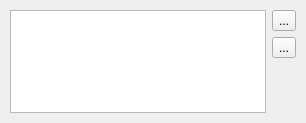
<ui version="4.0" >
 <class>CuPEDWizardCustomizeSelection</class>
 <widget class="QWidget" name="CuPEDWizardCustomizeSelection" >
  <property name="geometry" >
   <rect>
    <x>0</x>
    <y>0</y>
    <width>306</width>
    <height>123</height>
   </rect>
  </property>
  <property name="windowTitle" >
   <string>Customize Selection</string>
  </property>
  <layout class="QGridLayout" name="gridLayout" >
   <property name="margin" >
    <number>10</number>
   </property>
   <item rowspan="3" row="0" column="0" >
    <widget class="QListWidget" name="settingsList" >
     <property name="sizePolicy" >
      <sizepolicy vsizetype="Expanding" hsizetype="Expanding" >
       <horstretch>0</horstretch>
       <verstretch>0</verstretch>
      </sizepolicy>
     </property>
    </widget>
   </item>
   <item row="0" column="1" >
    <widget class="QToolButton" name="upButton" >
     <property name="text" >
      <string>...</string>
     </property>
     <property name="icon" >
      <iconset>
       <normaloff>bin/icons/circular/arrow_up.png</normaloff>bin/icons/circular/arrow_up.png</iconset>
     </property>
    </widget>
   </item>
   <item row="1" column="1" >
    <widget class="QToolButton" name="downButton" >
     <property name="text" >
      <string>...</string>
     </property>
     <property name="icon" >
      <iconset>
       <normaloff>bin/icons/circular/arrow_down.png</normaloff>bin/icons/circular/arrow_down.png</iconset>
     </property>
    </widget>
   </item>
  </layout>
 </widget>
 <resources/>
 <connections/>
</ui>
